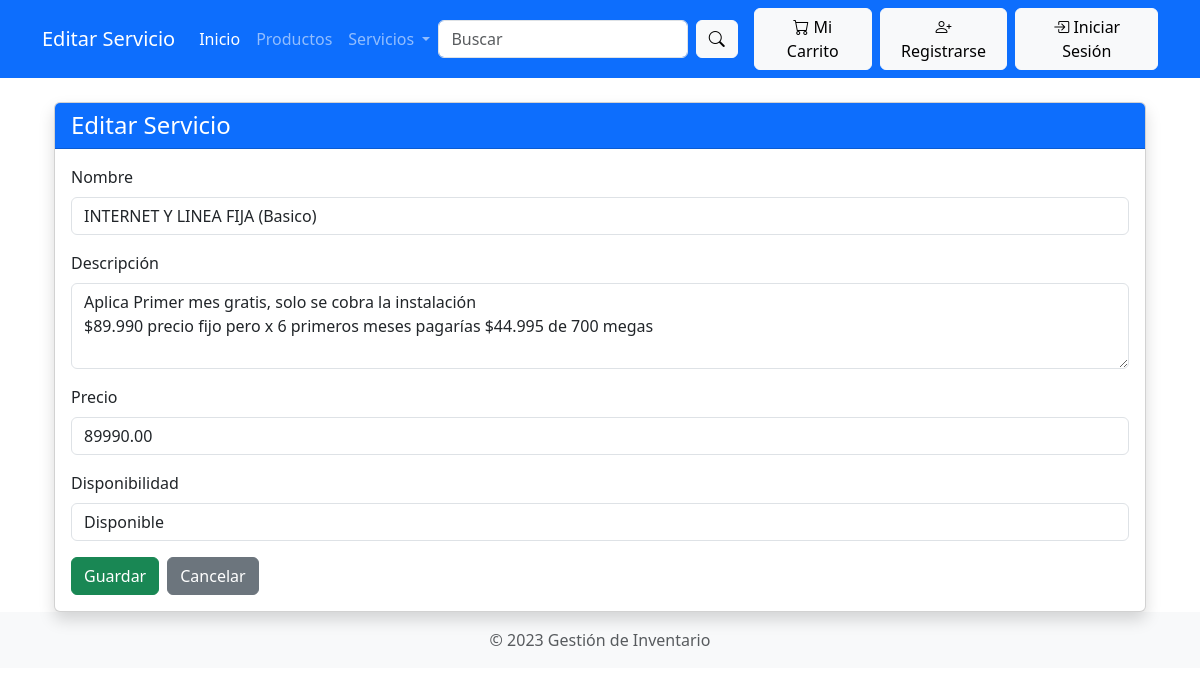
Page /servicios/update/1/ on the committed database.
### servicios/models.py (models this page shows, shortened)
class Servicio(models.Model):
    nombre = models.CharField(max_length=100)
    descripcion = models.TextField()
    precio = models.DecimalField(max_digits=10, decimal_places=2)
    disponibilidad = models.BooleanField(default=True)

### servicios/views.py (the view)
# urls.py: path('update/<int:pk>/', views.update_servicio, name='update_servicio'),
def update_servicio(request, pk):
    servicio = get_object_or_404(Servicio, pk=pk)
    if request.method == 'POST':
        form = ServicioForm(request.POST, instance=servicio)
        if form.is_valid():
            form.save()
            return redirect('list_servicios')
    else:
        form = ServicioForm(instance=servicio)
    return render(request, 'servicios/update_servicio.html', {'form': form, 'servicio': servicio})

### servicios/forms.py
class ServicioForm(forms.ModelForm):
    DISPONIBILIDAD_CHOICES = [
        (True, 'Disponible'),
        (False, 'No Disponible'),
    ]
    disponibilidad = forms.ChoiceField(choices=DISPONIBILIDAD_CHOICES, widget=forms.Select())
    class Meta:
        model = Servicio
        fields = ['nombre', 'descripcion', 'precio', 'disponibilidad']

### templates/servicios/update_servicio.html (shortened to what this page needs)
{% extends 'base.html' %}
{% block title %}Editar Servicio{% endblock %}
{% block content %}
<div class="container mt-4">
    <div class="card shadow">
        <div class="card-header bg-primary text-white">
            <h4 class="mb-0">Editar Servicio</h4>
        </div>
        <div class="card-body">
            <form method="POST">
                <div class="mb-3">
                    <label class="form-label">Nombre</label>
                    <input type="text" name="nombre" class="form-control" value="{{ servicio.nombre }}" required>
                </div>
                <div class="mb-3">
                    <label class="form-label">Descripción</label>
                    <textarea name="descripcion" class="form-control" rows="3" required>{{ servicio.descripcion }}</textarea>
                </div>
                <div class="mb-3">
                    <label class="form-label">Precio</label>
                    <input type="number" name="precio" class="form-control" step="0.01" min="0" value="{{ servicio.precio }}" required>
                </div>
                <div class="mb-3">
                    <label class="form-label">Disponibilidad</label>
                    <select name="disponibilidad" class="form-control">
                        <option value="True" {% if servicio.disponibilidad %}selected{% endif %}>Disponible</option>
                    </select>
                </div>
                <div class="d-flex">
                    <button type="submit" class="btn btn-success me-2">Guardar</button>
                    <a href="{% url 'list_servicios' %}" class="btn btn-secondary">Cancelar</a>
                </div>
            </form>
        </div>
    </div>
</div>
{% endblock %}

### rows in the picture
Servicio: nombre "INTERNET Y LINEA FIJA (Basico)", descripcion "Aplica Primer mes gratis, solo se cobra la instalación $89.990 precio fijo pero x 6 primeros meses pagarías $44.995 de 700 megas", precio "89990.00", disponibilidad "Disponible"
